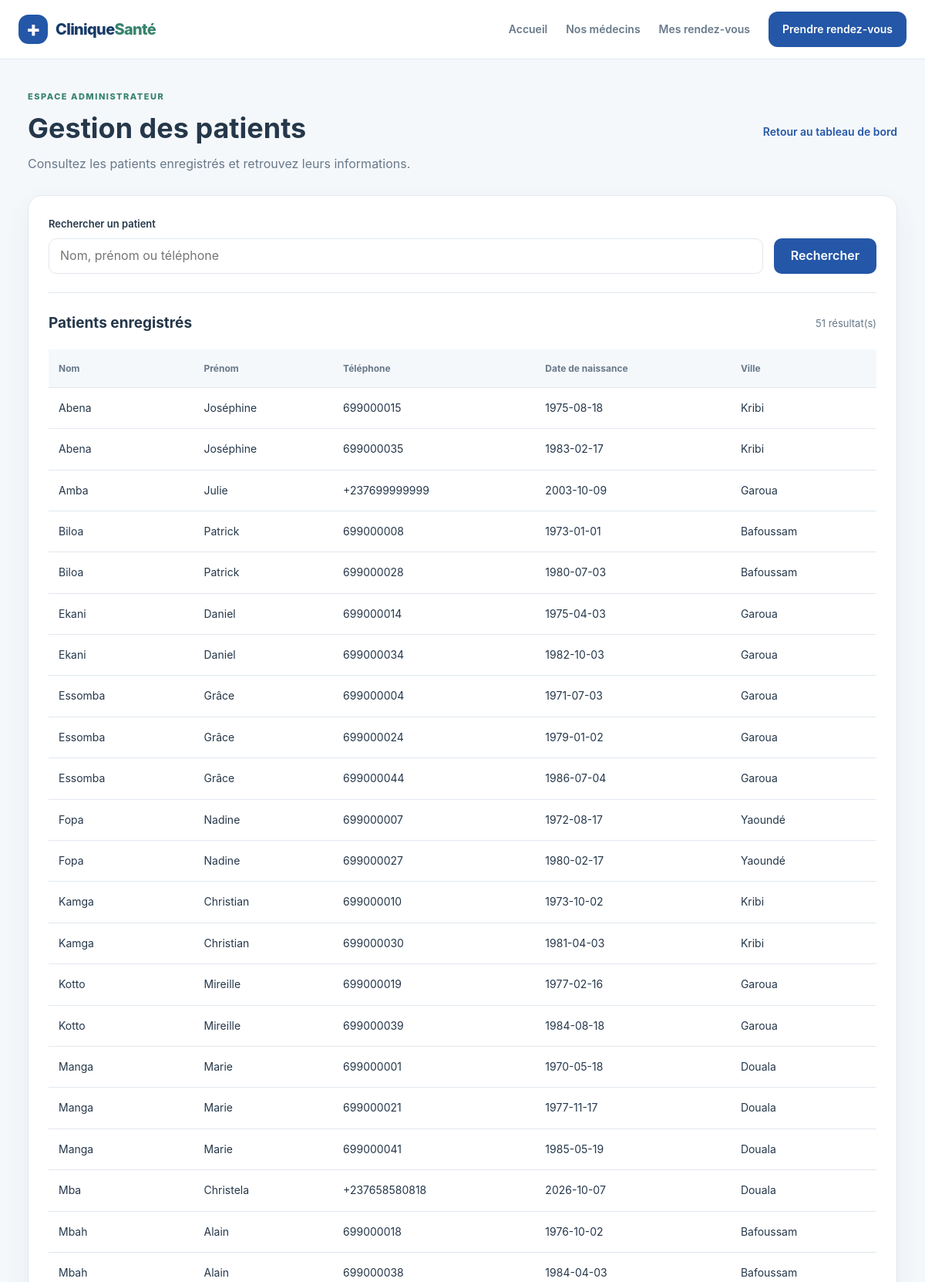
/admin/patients (signed in, upper part), run on the app's committed database.
### tables this page shows
CREATE TABLE patients (
    id INTEGER PRIMARY KEY AUTOINCREMENT,
    nom TEXT NOT NULL,
    prenom TEXT NOT NULL,
    telephone TEXT NOT NULL UNIQUE,
    date_naissance TEXT NOT NULL,
    ville TEXT NOT NULL
, date_creation TEXT);

### app.py (the view)
@app.route("/admin/patients")
@administrateur_requis
def liste_patients():
    connexion = get_db()
    recherche = request.args.get("q", "").strip()
    if recherche:
        terme = f"%{recherche}%"
        patients = connexion.execute(
            """
            SELECT id, nom, prenom, telephone, date_naissance, ville
            FROM patients
            WHERE nom LIKE ?
               OR prenom LIKE ?
               OR telephone LIKE ?
            ORDER BY nom, prenom
            """,
            (terme, terme, terme),
        ).fetchall()
    else:
        patients = connexion.execute(
            """
            SELECT id, nom, prenom, telephone, date_naissance, ville
            FROM patients
            ORDER BY nom, prenom
            """
        ).fetchall()
    return render_template(
        "admin/patients.html",
        patients=patients,
        recherche=recherche,
    )

### app.py (called while the page is built)
def administrateur_requis(fonction):
    @wraps(fonction)
    def fonction_protegee(*args, **kwargs):
        if "administrateur_id" not in session:
            return redirect(url_for("connexion_admin"))
        return fonction(*args, **kwargs)
    return fonction_protegee

@app.teardown_appcontext
def fermer_connexion(exception=None):
    connexion = g.pop("connexion", None)
    if connexion is not None:
        connexion.close()

### database/db.py (called while the page is built)
def get_db():
    if "connexion" not in g:
        g.connexion = sqlite3.connect(CHEMIN_BASE)
        g.connexion.row_factory = sqlite3.Row
        g.connexion.execute("PRAGMA foreign_keys = ON")
    return g.connexion

### templates/admin/patients.html (shortened to what this page needs)
 {% extends "base.html" %}
{% block content %}
<section class="admin-patients-page">
    <div class="admin-patients-header">
        <div>
            <p class="admin-patients-eyebrow">ESPACE ADMINISTRATEUR</p>
            <h1>Gestion des patients</h1>
            <p class="admin-patients-description">
                Consultez les patients enregistrés et retrouvez leurs informations.
            </p>
        </div>
        <a class="admin-patients-back" href="{{ url_for('tableau_de_bord') }}">
            Retour au tableau de bord
        </a>
    </div>
    <div class="admin-patients-panel">
        <form method="GET" action="{{ url_for('liste_patients') }}"
              class="admin-patients-search">
            <div class="admin-patients-search-field">
                <label for="recherche-patient">Rechercher un patient</label>
                <input
                    type="search"
                    id="recherche-patient"
                    name="q"
                    value="{{ recherche }}"
                    placeholder="Nom, prénom ou téléphone"
                >
            </div>
            <button type="submit" class="admin-patients-button">
                Rechercher
            </button>
        </form>
        <div class="admin-patients-summary">
            <h2>Patients enregistrés</h2>
            <span>{{ patients|length }} résultat(s)</span>
        </div>
        {% if patients %}
            <div class="admin-patients-table-wrap">
                <table class="admin-patients-table">
                    <thead>
                        <tr>
                            <th>Nom</th>
                            <th>Prénom</th>
                            <th>Téléphone</th>
                            <th>Date de naissance</th>
                            <th>Ville</th>
                        </tr>
                    </thead>
                    <tbody>
                        {% for patient in patients %}
                            <tr>
                                <td>{{ patient["nom"] }}</td>
                                <td>{{ patient["prenom"] }}</td>
                                <td>{{ patient["telephone"] }}</td>
                                <td>{{ patient["date_naissance"] }}</td>
                                <td>{{ patient["ville"] }}</td>
                            </tr>
                        {% endfor %}
                    </tbody>
                </table>
            </div>
        {% endif %}
    </div>
</section>
{% endblock %}

### data on the page
patients: nom "Abena", prenom "Joséphine", telephone "699000015", date_naissance "1975-08-18", ville "Kribi"
patients: nom "Abena", prenom "Joséphine", telephone "699000035", date_naissance "1983-02-17", ville "Kribi"
patients: nom "Amba", prenom "Julie", telephone "+237699999999", date_naissance "2003-10-09", ville "Garoua"
patients: nom "Biloa", prenom "Patrick", telephone "699000008", date_naissance "1973-01-01", ville "Bafoussam"
patients: nom "Biloa", prenom "Patrick", telephone "699000028", date_naissance "1980-07-03", ville "Bafoussam"
patients: nom "Ekani", prenom "Daniel", telephone "699000014", date_naissance "1975-04-03", ville "Garoua"
patients: nom "Ekani", prenom "Daniel", telephone "699000034", date_naissance "1982-10-03", ville "Garoua"
patients: nom "Essomba", prenom "Grâce", telephone "699000004", date_naissance "1971-07-03", ville "Garoua"
patients: nom "Essomba", prenom "Grâce", telephone "699000024", date_naissance "1979-01-02", ville "Garoua"
patients: nom "Essomba", prenom "Grâce", telephone "699000044", date_naissance "1986-07-04", ville "Garoua"
patients: nom "Fopa", prenom "Nadine", telephone "699000007", date_naissance "1972-08-17", ville "Yaoundé"
patients: nom "Fopa", prenom "Nadine", telephone "699000027", date_naissance "1980-02-17", ville "Yaoundé"
patients: nom "Kamga", prenom "Christian", telephone "699000010", date_naissance "1973-10-02", ville "Kribi"
patients: nom "Kamga", prenom "Christian", telephone "699000030", date_naissance "1981-04-03", ville "Kribi"
patients: nom "Kotto", prenom "Mireille", telephone "699000019", date_naissance "1977-02-16", ville "Garoua"
patients: nom "Kotto", prenom "Mireille", telephone "699000039", date_naissance "1984-08-18", ville "Garoua"
patients: nom "Manga", prenom "Marie", telephone "699000001", date_naissance "1970-05-18", ville "Douala"
patients: nom "Manga", prenom "Marie", telephone "699000021", date_naissance "1977-11-17", ville "Douala"
patients: nom "Manga", prenom "Marie", telephone "699000041", date_naissance "1985-05-19", ville "Douala"
patients: nom "Mba", prenom "Christela", telephone "+237658580818", date_naissance "2026-10-07", ville "Douala"
patients: nom "Mbah", prenom "Alain", telephone "699000018", date_naissance "1976-10-02", ville "Bafoussam"
patients: nom "Mbah", prenom "Alain", telephone "699000038", date_naissance "1984-04-03", ville "Bafoussam"

### other printed values
{{ patients|length }} "51"
